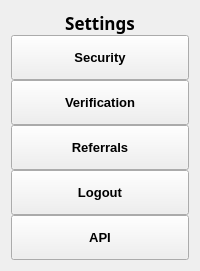
            <widget class="QWidget" name="page">
             <layout class="QVBoxLayout" name="verticalLayout_7">
              <item alignment="Qt::AlignTop">
               <widget class="QFrame" name="settingsMenu">
                <property name="sizePolicy">
                 <sizepolicy hsizetype="Preferred" vsizetype="Preferred">
                  <horstretch>0</horstretch>
                  <verstretch>0</verstretch>
                 </sizepolicy>
                </property>
                <property name="frameShape">
                 <enum>QFrame::NoFrame</enum>
                </property>
                <property name="frameShadow">
                 <enum>QFrame::Raised</enum>
                </property>
                <layout class="QVBoxLayout" name="verticalLayout_42">
                 <property name="spacing">
                  <number>0</number>
                 </property>
                 <property name="leftMargin">
                  <number>0</number>
                 </property>
                 <property name="topMargin">
                  <number>0</number>
                 </property>
                 <property name="rightMargin">
                  <number>0</number>
                 </property>
                 <property name="bottomMargin">
                  <number>0</number>
                 </property>
                 <item alignment="Qt::AlignTop">
                  <widget class="QLabel" name="label_2">
                   <property name="font">
                    <font>
                     <family>Segoe Print</family>
                     <pointsize>13</pointsize>
                     <weight>75</weight>
                     <bold>true</bold>
                    </font>
                   </property>
                   <property name="text">
                    <string>Settings</string>
                   </property>
                   <property name="alignment">
                    <set>Qt::AlignCenter</set>
                   </property>
                  </widget>
                 </item>
                 <item>
                  <widget class="QPushButton" name="securityBtn">
                   <property name="sizePolicy">
                    <sizepolicy hsizetype="Minimum" vsizetype="Fixed">
                     <horstretch>0</horstretch>
                     <verstretch>0</verstretch>
                    </sizepolicy>
                   </property>
                   <property name="minimumSize">
                    <size>
                     <width>0</width>
                     <height>45</height>
                    </size>
                   </property>
                   <property name="font">
                    <font>
                     <pointsize>10</pointsize>
                     <weight>75</weight>
                     <bold>true</bold>
                    </font>
                   </property>
                   <property name="text">
                    <string>Security</string>
                   </property>
                   <property name="icon">
                    <iconset resource="resources.qrc">
                     <normaloff>:/icons/icons/shield.svg</normaloff>:/icons/icons/shield.svg</iconset>
                   </property>
                   <property name="iconSize">
                    <size>
                     <width>24</width>
                     <height>24</height>
                    </size>
                   </property>
                  </widget>
                 </item>
                 <item>
                  <widget class="QPushButton" name="verification">
                   <property name="minimumSize">
                    <size>
                     <width>0</width>
                     <height>45</height>
                    </size>
                   </property>
                   <property name="font">
                    <font>
                     <pointsize>10</pointsize>
                     <weight>75</weight>
                     <bold>true</bold>
                    </font>
                   </property>
                   <property name="text">
                    <string>Verification</string>
                   </property>
                   <property name="icon">
                    <iconset resource="resources.qrc">
                     <normaloff>:/icons/icons/file-text.svg</normaloff>:/icons/icons/file-text.svg</iconset>
                   </property>
                   <property name="iconSize">
                    <size>
                     <width>24</width>
                     <height>24</height>
                    </size>
                   </property>
                  </widget>
                 </item>
                 <item>
                  <widget class="QPushButton" name="pushButton_9">
                   <property name="minimumSize">
                    <size>
                     <width>0</width>
                     <height>45</height>
                    </size>
                   </property>
                   <property name="font">
                    <font>
                     <pointsize>10</pointsize>
                     <weight>75</weight>
                     <bold>true</bold>
                    </font>
                   </property>
                   <property name="text">
                    <string>Referrals</string>
                   </property>
                   <property name="icon">
                    <iconset resource="resources.qrc">
                     <normaloff>:/icons/icons/user-plus.svg</normaloff>:/icons/icons/user-plus.svg</iconset>
                   </property>
                   <property name="iconSize">
                    <size>
                     <width>24</width>
                     <height>24</height>
                    </size>
                   </property>
                  </widget>
                 </item>
                 <item>
                  <widget class="QPushButton" name="pushButton_21">
                   <property name="minimumSize">
                    <size>
                     <width>0</width>
                     <height>45</height>
                    </size>
                   </property>
                   <property name="font">
                    <font>
                     <pointsize>10</pointsize>
                     <weight>75</weight>
                     <bold>true</bold>
                    </font>
                   </property>
                   <property name="text">
                    <string>Logout</string>
                   </property>
                   <property name="icon">
                    <iconset resource="resources.qrc">
                     <normaloff>:/icons/icons/log-out.svg</normaloff>:/icons/icons/log-out.svg</iconset>
                   </property>
                   <property name="iconSize">
                    <size>
                     <width>24</width>
                     <height>24</height>
                    </size>
                   </property>
                  </widget>
                 </item>
                 <item>
                  <widget class="QPushButton" name="pushButton_42">
                   <property name="minimumSize">
                    <size>
                     <width>0</width>
                     <height>45</height>
                    </size>
                   </property>
                   <property name="font">
                    <font>
                     <pointsize>10</pointsize>
                     <weight>75</weight>
                     <bold>true</bold>
                    </font>
                   </property>
                   <property name="text">
                    <string>API</string>
                   </property>
                   <property name="icon">
                    <iconset resource="resources.qrc">
                     <normaloff>:/icons/icons/book.svg</normaloff>:/icons/icons/book.svg</iconset>
                   </property>
                   <property name="iconSize">
                    <size>
                     <width>24</width>
                     <height>24</height>
                    </size>
                   </property>
                  </widget>
                 </item>
                </layout>
               </widget>
              </item>
             </layout>
            </widget>
